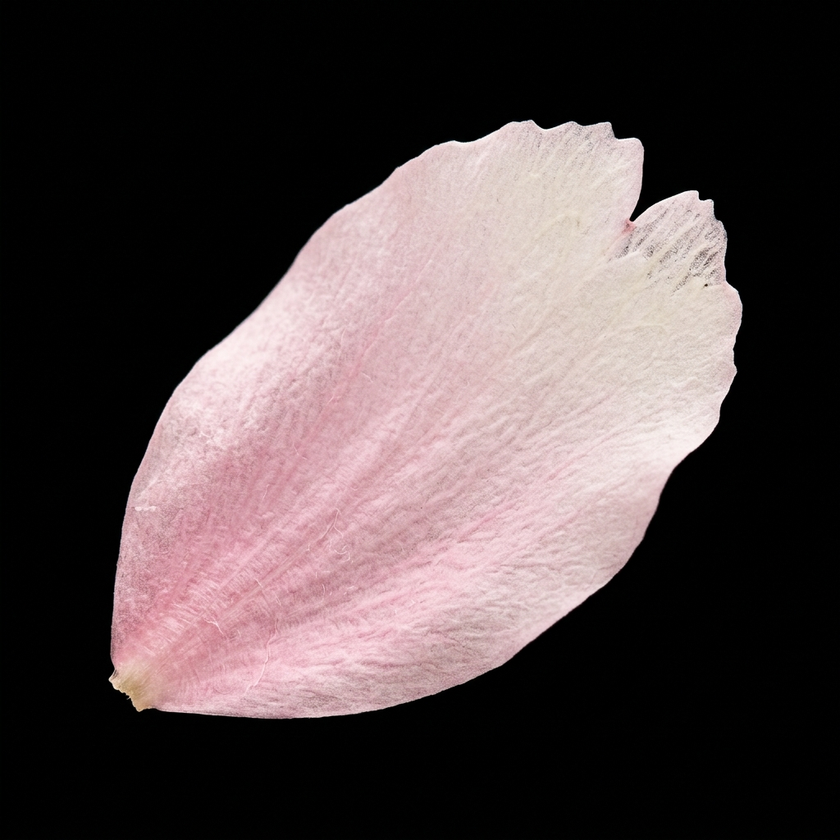
#> input picture image/sakura_petal.png, 840 x 840 px, shrunk from 1024 x 1024 before the run, found by its file name
$ python remove_bg.py
#> lines starting #> are read from the running program, lines starting #| are printed output that depends on the picture
from PIL import Image, ImageOps
import os

def smooth_remove_bg(input_path, output_path):
    img = Image.open(input_path).convert("RGBA")

    # Create an alpha channel based on brightness
    grayscale = img.convert("L")
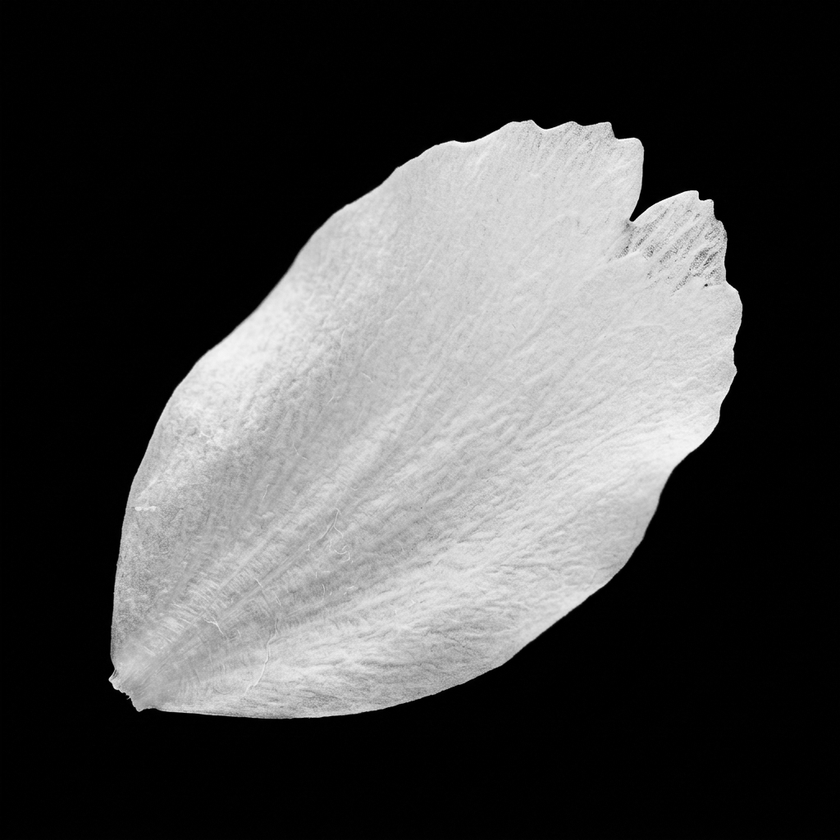
#> grayscale: PIL image 840x840 L; min 0, max 255, mean 74.3
    # Thresholding and smoothing
    # Pixels below 20 brightness are fully transparent
    # Pixels above 50 brightness are fully opaque (in terms of background removal)
    # But wait, the petal itself is light, so we want the dark background to be transparent.

    # We can use the grayscale as the alpha mask directly if we adjust it.
    # The background is black (0), petal is white/pink (high value).
    # We can apply a contrast boost to the mask.
    mask = grayscale.point(lambda x: 0 if x < 15 else (255 if x > 60 else int((x-15)/(60-15)*255)))
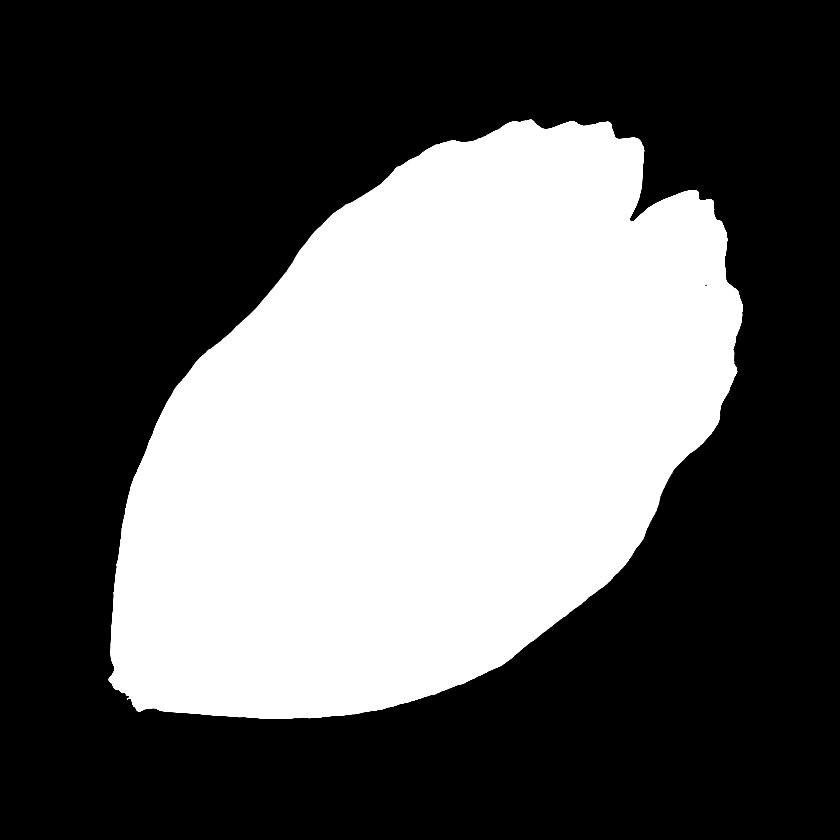
#> mask: PIL image 840x840 L; min 0, max 255, mean 94.6

    img.putalpha(mask)
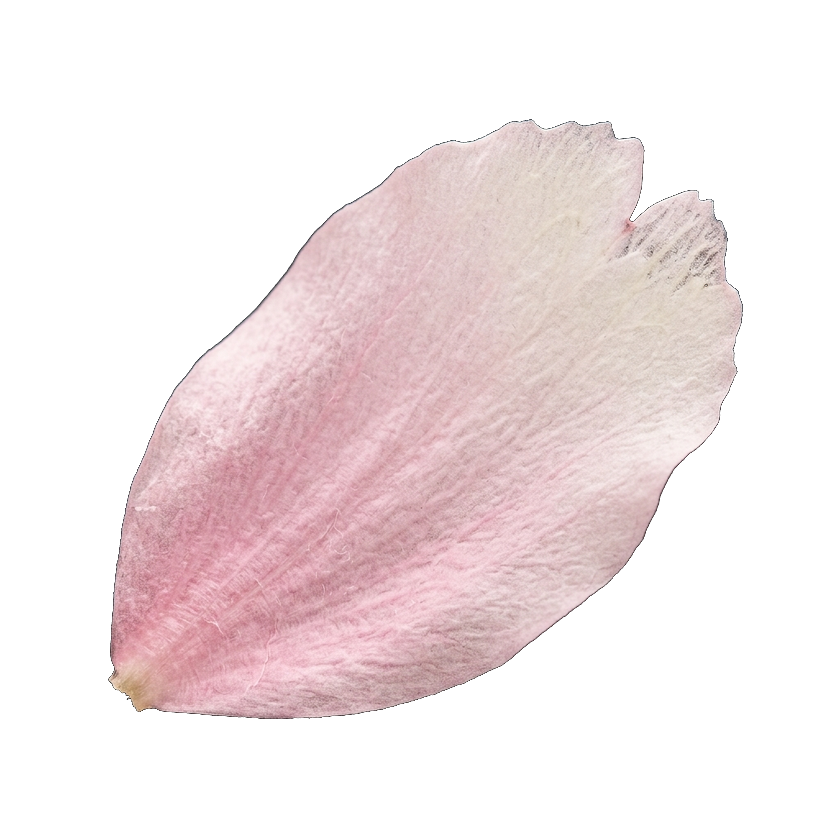
#> img: PIL image 840x840 RGBA; mean R, G, B, A 82.6, 70.6, 71.7, 94.6; transparent parts drawn white
    img.save(output_path, "PNG")
    print(f"Smooth processed {input_path} -> {output_path}")

if __name__ == "__main__":
    input_file = r"c:\Users\Administrator\Desktop\VIBEWEB\image\sakura_petal.png"
    output_file = r"c:\Users\Administrator\Desktop\VIBEWEB\image\sakura_petal_transparent.png"
    smooth_remove_bg(input_file, output_file)
